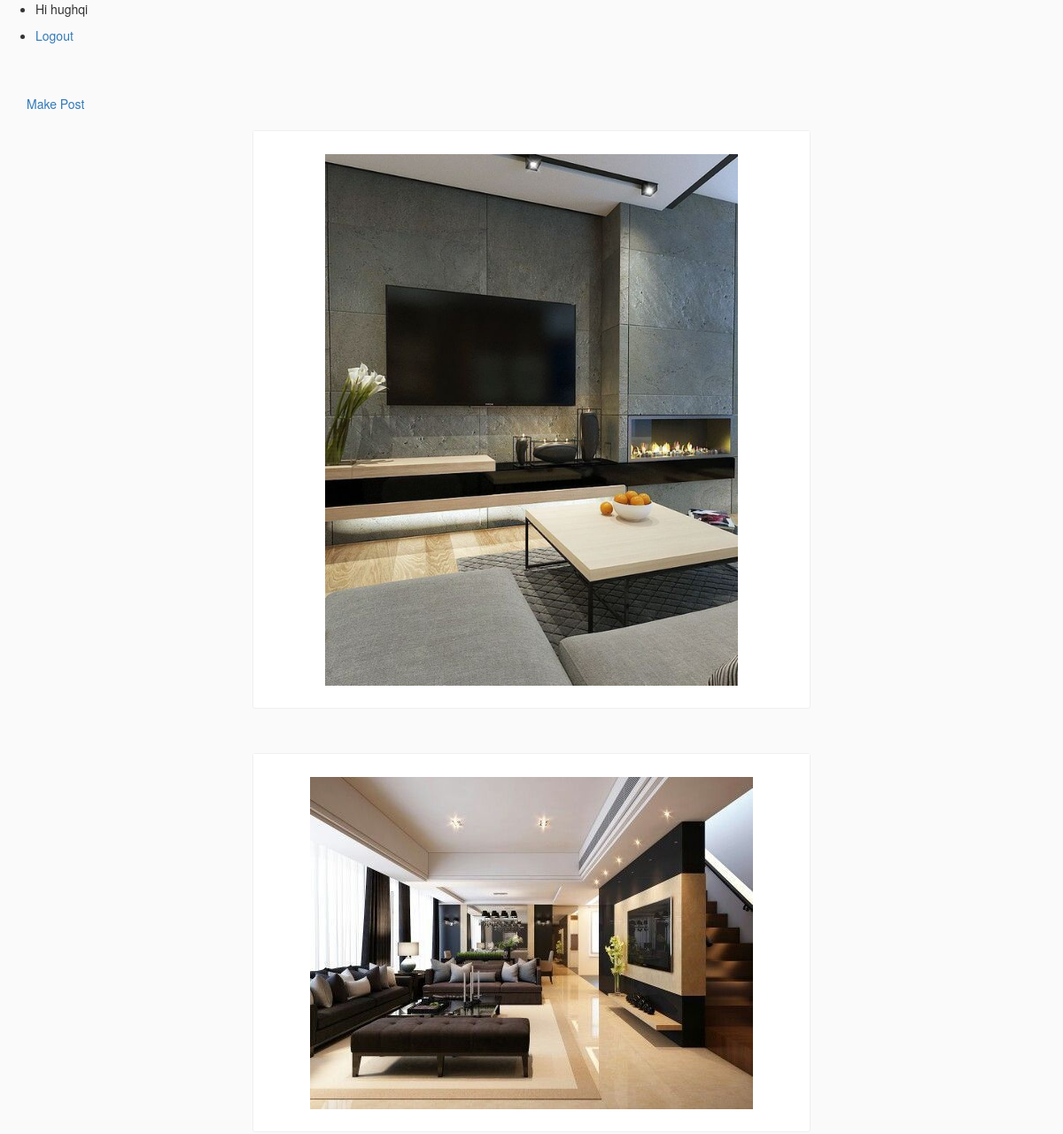
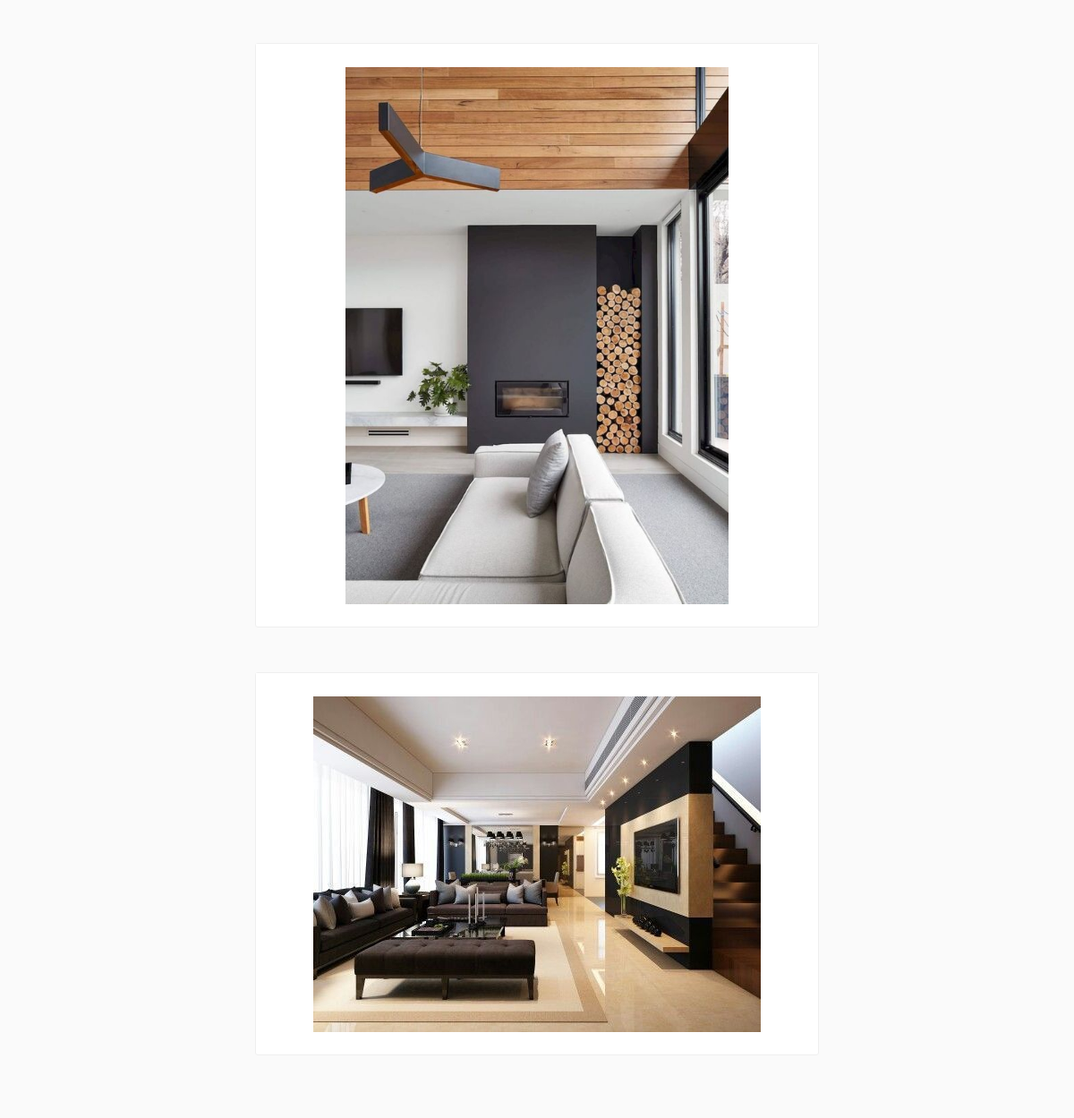
The app's page /instaJZ/posts/ (signed in) with its own data (2 pictures, top to bottom).
### InstaJZ/models.py (models this page shows, shortened)
class InstaUser(AbstractUser):
    profile_pic = ProcessedImageField(
        upload_to='static/images/profiles',
        format='JPEG',
        options={'quality': 100},
        blank=True,
        null=True
    )

class Post(models.Model):
    title = models.TextField(blank=True, null=True)
    image = ProcessedImageField(
        upload_to='static/images/posts',
        format='JPEG',
        options={'quality': 100},
        blank=True,
        null=True
    )

### InstaJZ/views.py (the view)
# urls.py: path('posts/', PostListView.as_view(), name='posts'),
class PostListView(ListView):
    model = Post
    template_name = 'posts.html'

### templates/posts.html (shortened to what this page needs)
{% extends "base.html" %}
{% block content %}
<div>
    <a href="{% url 'makepost' %}">Make Post</a>
</div>
<div class="cards-listing">
        {% for post in object_list %}
            <div class="row">
                <div class="card view-update {{ post.pk }}">
                    <div class="card__panel-head">
                    </div>
                    <a href="{% url 'postdetail' post.pk %}">
                        <img class="card__main-image" src="/{{ post.image }}">
                    </a>
                    <div class="card__panel-body">
                    </div>
                </div>
            </div>
        {% endfor %}
    </div>
{% endblock content %}

### templates/header.html (shortened to what this page needs)
<ul>
    {% if request.user.is_authenticated %}
    <li>
        <p>Hi {{request.user.username}}</p>
    </li>
    <li>
        <a href="{% url 'logout' %}">Logout</a>
    </li>
    {% endif %}
</ul>

### static/css/style.css (style rules this page uses)
html { height: 100%; }
body { min-height: 100%; background-color: #fafafa; }
.cards-listing { max-width: 600px; width: 100%; margin: 20px auto; }
.card { background-color: #fff; margin-bottom: 50px; border: 1px solid #efefef; border-radius: 3px; }
.card__panel-head { background: #fff; padding: 14px 20px 12px; }
.card__main-image { max-width: 100%; max-height: 600px; height: auto; margin: 0 auto; display: block; }
.card__panel-body { padding: 20px; padding-bottom: 0; }

### records on screen
InstaUser: user.username "hughqi"
Post: image (picture)
Post: image (picture)
Post: image (picture)
Post: image (picture)
